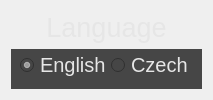
               <widget class="QFrame" name="frame_languages">
                <property name="maximumSize">
                 <size>
                  <width>16777215</width>
                  <height>120</height>
                 </size>
                </property>
                <layout class="QVBoxLayout" name="verticalLayout_2">
                 <item>
                  <widget class="QLabel" name="label_language">
                   <property name="maximumSize">
                    <size>
                     <width>16777215</width>
                     <height>16777215</height>
                    </size>
                   </property>
                   <property name="font">
                    <font>
                     <pointsize>20</pointsize>
                    </font>
                   </property>
                   <property name="styleSheet">
                    <string notr="true">color: rgb(230, 230, 230);</string>
                   </property>
                   <property name="text">
                    <string>Language</string>
                   </property>
                   <property name="alignment">
                    <set>Qt::AlignCenter</set>
                   </property>
                  </widget>
                 </item>
                 <item>
                  <widget class="QFrame" name="frame_2">
                   <property name="styleSheet">
                    <string notr="true">
background-color: rgb(70, 70, 70);</string>
                   </property>
                   <layout class="QHBoxLayout" name="layout_languages">
                    <property name="spacing">
                     <number>0</number>
                    </property>
                    <property name="sizeConstraint">
                     <enum>QLayout::SetMaximumSize</enum>
                    </property>
                    <property name="topMargin">
                     <number>1</number>
                    </property>
                    <item alignment="Qt::AlignHCenter|Qt::AlignVCenter">
                     <widget class="QRadioButton" name="english_radio">
                      <property name="maximumSize">
                       <size>
                        <width>16777215</width>
                        <height>16777215</height>
                       </size>
                      </property>
                      <property name="font">
                       <font>
                        <pointsize>15</pointsize>
                       </font>
                      </property>
                      <property name="styleSheet">
                       <string notr="true">color: rgb(230, 230, 230);</string>
                      </property>
                      <property name="text">
                       <string>English</string>
                      </property>
                      <property name="checked">
                       <bool>true</bool>
                      </property>
                     </widget>
                    </item>
                    <item alignment="Qt::AlignHCenter|Qt::AlignVCenter">
                     <widget class="QRadioButton" name="czech_radio">
                      <property name="maximumSize">
                       <size>
                        <width>16777215</width>
                        <height>16777215</height>
                       </size>
                      </property>
                      <property name="font">
                       <font>
                        <pointsize>15</pointsize>
                       </font>
                      </property>
                      <property name="styleSheet">
                       <string notr="true">color: rgb(230, 230, 230);</string>
                      </property>
                      <property name="text">
                       <string>Czech</string>
                      </property>
                      <property name="checked">
                       <bool>false</bool>
                      </property>
                     </widget>
                    </item>
                   </layout>
                  </widget>
                 </item>
                </layout>
               </widget>
